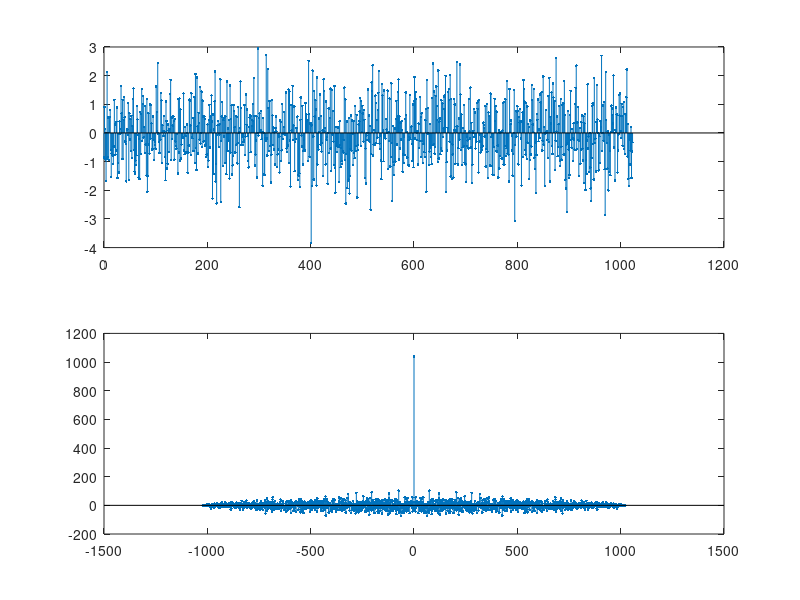

The MATLAB source for this figure: (Note: this script raises an error after producing the figure.)
clear, close all, clc;

% MATLAB Exercise: Correlation functions and power spectral density

%% The autocorrelation function, rxx(tau)
% Autocorrelation and crosscorrelation uses xcorr in MATLAB.
help xcorr; % Preferred way of using is [Rxx, tau] = xcorr(x)

% Example 1: Gauss-distributed white noise
N = 1024;
x1 = randn(1,N);
n = 0:N-1;

figure(1)
subplot(2,1,1)
stem(n,x1, '.')

subplot(2,1,2)
[rxx, tau] = xcorr(x1);
stem(tau, rxx, '.')

% Random noise generated in time domain.
% In lag domain, the zero lag value is 1043.
% All non-zero lag values are random and reasonably near 0.


% Example 2: Low-pass filtered white noise
fs = 8000;
help fir1;
firlpf = fir1(50, 1000/(fs/2));
%figure(2)
%freqz(firlpf, 1, 1024, fs) % Transfer function of digital filter
% The filter has a cutoff frequency just below 1000 Hz
x2 = filter(firlpf, 1, x1);
figure(3)
autocorrplot(x2, 'none')

% As expected, the signal in time domain has removed high frequencies.
% In lag domain, the zero lag value is now only 250.
% This is because the Nyquist frequency is 4000 Hz, which is just above
% four times the filter cutoff-frequency (1043/250 ~ 4). If
% cutoff-frequency is further adjusted, so will zero-lag value.
% Additionally, some higher values are observed.


% Example 3: Sinusoidal signal
f1 = 400;
Ts = 1/fs;
x3 = sin(2*pi*f1*n*Ts);
figure(4)
autocorrplot(x3, 'none')

% The result in the lag domain is a sinusoidal signal of identical
% frequency, but with varying values depending on lag. At low lag, the
% values are higher due to larger overlap.


% Example 4: Sinusoidal signal with white noise
sigma = 1;
x4 = x3 + sigma*randn(1,N);
figure(5)
autocorrplot(x4, 'none')

% The time domain signal is must less obvious, however from the lag domain
% values it can be seen that the total power is significantly higher, and
% the sinusoidal signal is still clearly present.
% When the sigma value is increased, the time domain signal becomes ever
% more difficult to describe, however the sine is still somewhat present in
% the lag domain, although it too becomes more difficult to see.


% Example 5: White noise with DC value
DC = 1;
x5 = x1 + DC;
figure(6)
autocorrplot(x5, 'none')


% Characteristics of the autocorrelation function:
% r_xx(0) is equal to the total signal energy. This is seen as it is the
% only consistently positive value, which energy would always be.
% 
% r_xx(-tau) = r_xx(tau). This is seen in every case. Referring to the
% "sliding blocks", which the signals values can be seen as, the overlap is
% identical whether you slide one or the other direction.
%
% r_xx(tau) <= r_xx(0). The maximum value is always at 0. This is because
% it is the total signal energy. In no way could you observe a time
% difference resulting in more energy than the total energy of the signal.
%
% r_xx(infinity) is equal to the DC value of the signal. As the lag moves
% the "blocks" out of the scope of eachother, only a DC value will remain.


% All examples above can be performed with different options for the
% autocorrelation method. With 'none', no adjustments are made.
% With 'biased', a value is multiplied with the summation equal to 1/N.
% With 'unbiased', the multiplied value is 1 / (N - tau)
% Finally with 'coeff', the value ensures that R_xx(0) = 1.

% Generally, these methods result in the values only being trustworthy for
% values of tau up to around 10-20% of N


% Connection between autocorrelation and convolution:
% Convolution and correlation are almost identical.
% Convolution is "flip-and-slide", while correlation is "slide-but-no-flip"
% Thus r_xx(tau) = x(tau)*x(-tau)
% This can be seen from
figure(7)
subplot(2,1,1)
[rxx, tau] = xcorr(x2, 'none');
stem(tau, rxx, '.')
subplot(2,1,2)
x2mirror = fliplr(x2);
rxx2 = conv(x2, x2mirror);
stem(tau, rxx2, '.')

% These are identical.


% Calculation of autocorrelation with own algorithm, corresponding to
% real-time implementation:
% A selfdefined xcorr algorithm is created, as MATLAB hides the O(N^2)
% calculation. This is tested with
figure(8)
subplot(2,1,1)
[rxx, tau] = xcorr(x2, 'biased');
stem(tau, rxx, '.')
subplot(2,1,2)
[rxx_own, tau_own] = own_xcorr(x2);
stem(tau_own, rxx_own, '.')

% These are identical.

% When studying stochastic signals with an average value different from 0,
% the auto-covariance function xcov can be used instead.


%% The cross correlation function, rxy(tau)
% Autocorrelation compares a signal with a time lagged version of itself.
% The cross correlation function compares two signals with each other, in
% which one is time lagged.
% The crosscorrplot.m function has been created to plot signals.


% Example 1: x1 is gauss-distributed white noise, y1 is variants of x1
N = 1024;
x1 = randn(1,N);
y1a = x1;
figure(1)
crosscorrplot(x1, y1a, 'none')

% As the signals are identical, this works similar to an autocorrelation.
% In the lag domain, the values are thus symmetric and as expected.

% y1 is now set to a time delayed version of x1
delay = 300;
y1b = [randn(1,delay), x1(1:N-delay)];
crosscorrplot(x1, y1b, 'none')

% As expected, the values in the lag domain have been shifted 300 samples.

% y1 is set to a low-pass filtered version of x1
fs = 8000;
fir_lpf = fir1(50, 1000/(fs/2));
y1c = filter(fir_lpf, 1, x1);
crosscorrplot(x1, y1c, 'none')

% The maximum is not found in tau = 0, but rather tau = -25.
% Increasing the filter order also increases the lag (tau becomes more
% negative). This may be due to the inherent delay in the digital filter.
% Changing the cutoff-frequency does not impact lag, but rather the look of
% the signal.

% y1 is set to a time-delayed and low-pass filtered version of x1
y1d = filter(fir_lpf, 1, y1b);
crosscorrplot(x1, y1d, 'none')

% A combination of the two previous, as expected.


% Example 2: 